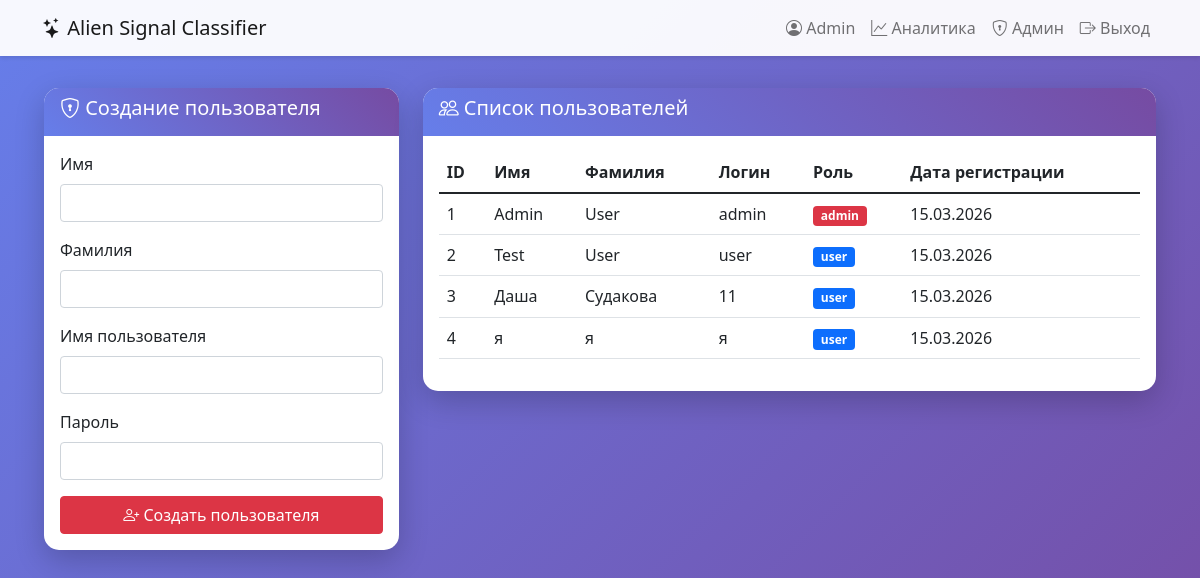
The page /admin (signed in) on the database its author committed.
### flask_alien_app/models.py (models this page shows, shortened)
class User(UserMixin, db.Model):
    id = db.Column(db.Integer, primary_key=True)
    username = db.Column(db.String(80), unique=True, nullable=False)
    password = db.Column(db.String(200), nullable=False)
    first_name = db.Column(db.String(100), nullable=False)
    last_name = db.Column(db.String(100), nullable=False)
    role = db.Column(db.String(20), default='user')
    created_at = db.Column(db.DateTime, default=datetime.utcnow)

### flask_alien_app/app.py (the view)
@app.route('/admin')
@login_required
def admin():
    if current_user.role != 'admin':
        flash('Доступ запрещен')
        return redirect(url_for('profile'))
    users = User.query.all()
    return render_template('admin.html', users=users)

### flask_alien_app/app.py (called while the page is built)
@login_manager.user_loader
def load_user(user_id):
    return User.query.get(int(user_id))

### flask_alien_app/templates/admin.html
{% extends "base.html" %}
{% block content %}
<div class="row">
    <div class="col-md-4">
        <div class="card">
            <div class="card-header bg-danger text-white">
                <h5><i class="bi bi-shield-lock"></i> Создание пользователя</h5>
            </div>
            <div class="card-body">
                <form action="{{ url_for('create_user') }}" method="POST">
                    <div class="mb-3">
                        <label for="first_name" class="form-label">Имя</label>
                        <input type="text" class="form-control" id="first_name" name="first_name" required>
                    </div>
                    <div class="mb-3">
                        <label for="last_name" class="form-label">Фамилия</label>
                        <input type="text" class="form-control" id="last_name" name="last_name" required>
                    </div>
                    <div class="mb-3">
                        <label for="username" class="form-label">Имя пользователя</label>
                        <input type="text" class="form-control" id="username" name="username" required>
                    </div>
                    <div class="mb-3">
                        <label for="password" class="form-label">Пароль</label>
                        <input type="password" class="form-control" id="password" name="password" required>
                    </div>
                    <button type="submit" class="btn btn-danger w-100">
                        <i class="bi bi-person-plus"></i> Создать пользователя
                    </button>
                </form>
            </div>
        </div>
    </div>
    <div class="col-md-8">
        <div class="card">
            <div class="card-header bg-danger text-white">
                <h5><i class="bi bi-people"></i> Список пользователей</h5>
            </div>
            <div class="card-body">
                <div class="table-responsive">
                    <table class="table table-hover">
                        <thead>
                            <tr>
                                <th>ID</th>
                                <th>Имя</th>
                                <th>Фамилия</th>
                                <th>Логин</th>
                                <th>Роль</th>
                                <th>Дата регистрации</th>
                            </tr>
                        </thead>
                        <tbody>
                            {% for user in users %}
                            <tr>
                                <td>{{ user.id }}</td>
                                <td>{{ user.first_name }}</td>
                                <td>{{ user.last_name }}</td>
                                <td>{{ user.username }}</td>
                                <td>
                                    <span class="badge {% if user.role == 'admin' %}bg-danger{% else %}bg-primary{% endif %}">
                                        {{ user.role }}
                                    </span>
                                </td>
                                <td>{{ user.created_at.strftime('%d.%m.%Y') }}</td>
                            </tr>
                            {% endfor %}
                        </tbody>
                    </table>
                </div>
            </div>
        </div>
    </div>
</div>
{% endblock %}

### flask_alien_app/templates/base.html (shortened to what this page needs)
<!DOCTYPE html>
<html lang="ru">
<head>
    <link href="https://cdn.jsdelivr.net/npm/bootstrap@5.1.3/dist/css/bootstrap.min.css" rel="stylesheet">
    <link rel="stylesheet" href="https://cdn.jsdelivr.net/npm/bootstrap-icons@1.8.1/font/bootstrap-icons.css">
</head>
<body>
    <nav class="navbar navbar-expand-lg navbar-light">
        <div class="container">
            <a class="navbar-brand" href="/">
                <i class="bi bi-stars"></i>
                Alien Signal Classifier
            </a>
            <div class="collapse navbar-collapse" id="navbarNav">
                <ul class="navbar-nav ms-auto">
                    {% if current_user.is_authenticated %}
                        <li class="nav-item">
                            <a class="nav-link" href="{{ url_for('profile') }}">
                                <i class="bi bi-person-circle"></i> {{ current_user.first_name }}
                            </a>
                        </li>
                        <li class="nav-item">
                            <a class="nav-link" href="{{ url_for('analytics') }}">
                                <i class="bi bi-graph-up"></i> Аналитика
                            </a>
                        </li>
                        {% if current_user.role == 'admin' %}
                        <li class="nav-item">
                            <a class="nav-link" href="{{ url_for('admin') }}">
                                <i class="bi bi-shield-lock"></i> Админ
                            </a>
                        </li>
                        {% endif %}
                        <li class="nav-item">
                            <a class="nav-link" href="{{ url_for('logout') }}">
                                <i class="bi bi-box-arrow-right"></i> Выход
                            </a>
                        </li>
                    {% endif %}
                </ul>
            </div>
        </div>
    </nav>
    <main class="main-content">
        <div class="container">
            {% block content %}{% endblock %}
        </div>
    </main>
</body>
</html>

### flask_alien_app/templates/base.html (style rules this page uses)
body { background: linear-gradient(135deg, #667eea 0%, #764ba2 100%); min-height: 100vh; }
.navbar { background: rgba(255, 255, 255, 0.95); box-shadow: 0 2px 4px rgba(0,0,0,.1); }
.main-content { padding: 2rem; }
.card { border: none; border-radius: 15px; box-shadow: 0 10px 30px rgba(0,0,0,0.2); margin-bottom: 20px; }
.card-header { background: linear-gradient(45deg, #667eea, #764ba2); color: white; border-radius: 15px 15px 0 0 !important; border: none; }

### rows shown on the page
User: first_name "Admin", id "1", last_name "User", username "admin", role "admin", created_at "15.03.2026"
User: id "2", first_name "Test", last_name "User", username "user", role "user", created_at "15.03.2026"
User: id "3", first_name "Даша", last_name "Судакова", username "11", role "user", created_at "15.03.2026"
User: id "4", first_name "я", last_name "я", username "я", role "user", created_at "15.03.2026"
